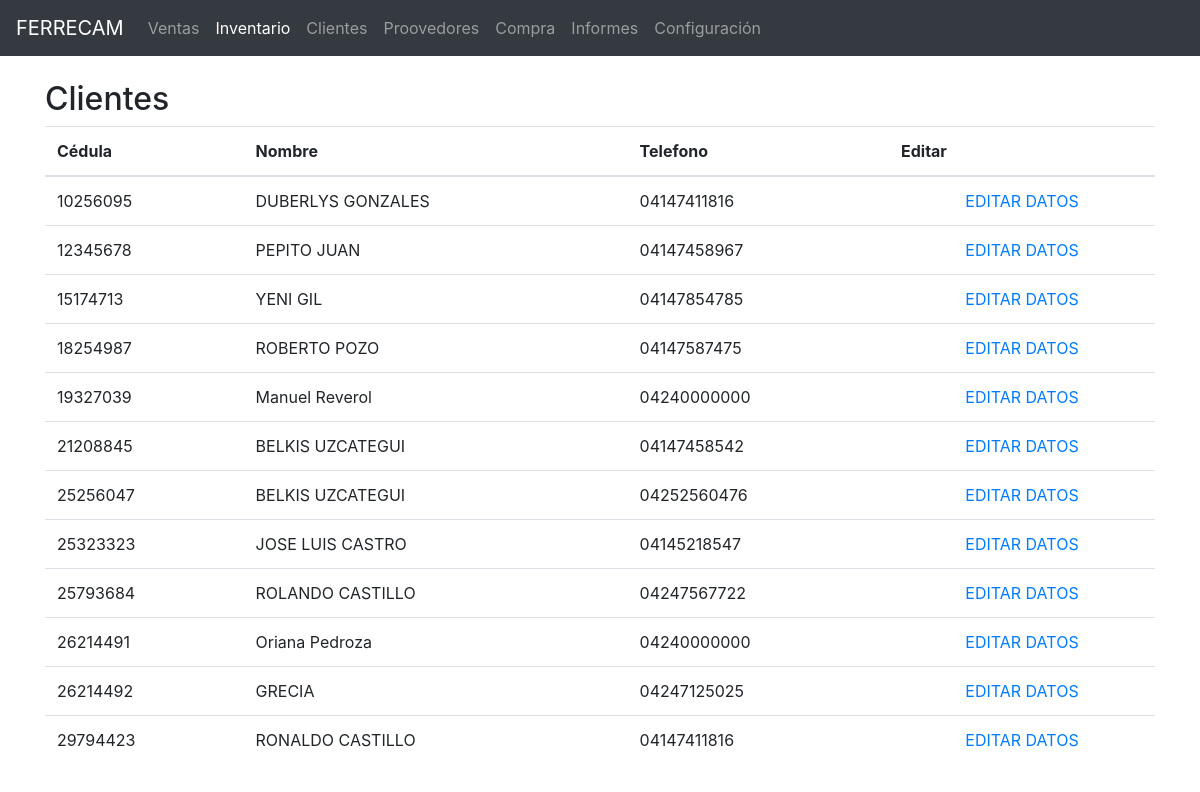
The page /clientes.php on the database its author committed.
### tables this page shows
CREATE TABLE `cliente` (
  `idCedula` int(5) NOT NULL,
  `nombre` varchar(50) NOT NULL,
  `comentarios` varchar(60) NOT NULL,
  `telefono` varchar(15) NOT NULL
);

### modelo.php (called while the page is built, shortened)
<?php
$conexion = conectar();
function mostrarClientes(){
    $resultado = [
        'error' =>false,
        'mensaje' => ''
    ];
    global $conexion;
    try{
        $sql = 'SELECT idCedula ,nombre, comentarios, telefono FROM cliente ORDER BY idCedula';
        $st = $conexion->prepare($sql);
        $st->execute();
        $clientes = $st->fetchAll();
    }catch(PDOException $e){
        $resultado['error'] = true;
        $resultado['mensaje'] = $e->getMessage();
        echo $e;
    }
    return $clientes;
}

### clientes.php (the view, shortened to what this page needs)
<?php
    include 'templates/header.php';
    include 'modelo.php';
    $clientes = mostrarClientes();
?>
<!DOCTYPE html>
<html lang="es">
<head>
    <link rel="stylesheet" href="https://stackpath.bootstrapcdn.com/bootstrap/4.3.1/css/bootstrap.min.css">
</head>
<body>
<div class="container mt-4">
    <div class="row">
        <div class="col-md-12">
            <h2>Clientes</h2>
            <table class="table">
                <thead>
                    <tr>
                        <th>Cédula</th>
                        <th>Nombre</th>
                        <th>Telefono</th>
                        <th>Editar</th>
                    </tr>
                </thead>
                <tbody>
                <?php foreach($clientes as $fila) { ?>
                <tr>
                    <td><?= $fila['idCedula']?></td>
                    <td><?= $fila['nombre']?></td>
                    <td><?= $fila['telefono']?></td>
                    <td style='text-align:center;'><a href="<?='actualizarCliente.php?id=' . $fila['idCedula'] ?>">EDITAR DATOS</a></td>
                </tr>
                <?php } ?>
                </tbody>
            </table>
        </div>
    </div>
</div>
</body>
</html>

### templates/header.php (shortened to what this page needs)
<!DOCTYPE html>
<html lang="es">
<head>
    <link rel="stylesheet" href="https://stackpath.bootstrapcdn.com/bootstrap/4.3.1/css/bootstrap.min.css">
</head>
<body>
<nav class="navbar navbar-expand-lg navbar-dark bg-dark">
    <a class="navbar-brand" href="#">FERRECAM</a>
    <div class="collapse navbar-collapse" id="navbarNav">
        <ul class="navbar-nav">
            <li class="nav-item">
                <a class="nav-link" href="javascript:top.location.href='../../sistema/ventas.php'">Ventas</a>
            </li>
            <li class="nav-item active">
                <a class="nav-link" href="javascript:top.location.href='../../sistema/pru.php'">Inventario</a>
            </li>
            <li class="nav-item">
                <a class="nav-link" href="javascript:top.location.href='../../sistema/clientes.php'">Clientes</a>
            </li>
            <li class="nav-item">
                <a class="nav-link" href="javascript:top.location.href='../../sistema/proovedores.php'">Proovedores</a>
            </li>
            <li class="nav-item">
                <a class="nav-link" href="javascript:top.location.href='../../sistema/compra.php'">Compra</a>
            </li>
            <li class="nav-item">
                <a class="nav-link" href="javascript:top.location.href='../../sistema/pru.php'">Informes</a>
            </li>
            <li class="nav-item">
                <a class="nav-link" href="javascript:top.location.href='../../sistema/baseConfig.php'">Configuración</a>
            </li>
        </ul>
    </div>
</nav>
</body>
</html>

### rows shown on the page
cliente: idCedula "10256095", nombre "DUBERLYS GONZALES", telefono "04147411816"
cliente: idCedula "12345678", nombre "PEPITO JUAN", telefono "04147458967"
cliente: idCedula "15174713", nombre "YENI GIL", telefono "04147854785"
cliente: idCedula "18254987", nombre "ROBERTO POZO", telefono "04147587475"
cliente: idCedula "19327039", nombre "Manuel Reverol", telefono "04240000000"
cliente: idCedula "21208845", nombre "BELKIS UZCATEGUI", telefono "04147458542"
cliente: idCedula "25256047", nombre "BELKIS UZCATEGUI", telefono "04252560476"
cliente: idCedula "25323323", nombre "JOSE LUIS CASTRO", telefono "04145218547"
cliente: idCedula "25793684", nombre "ROLANDO CASTILLO", telefono "04247567722"
cliente: idCedula "26214491", nombre "Oriana Pedroza", telefono "04240000000"
cliente: idCedula "26214492", nombre "GRECIA", telefono "04247125025"
cliente: idCedula "29794423", nombre "RONALDO CASTILLO", telefono "04147411816"
